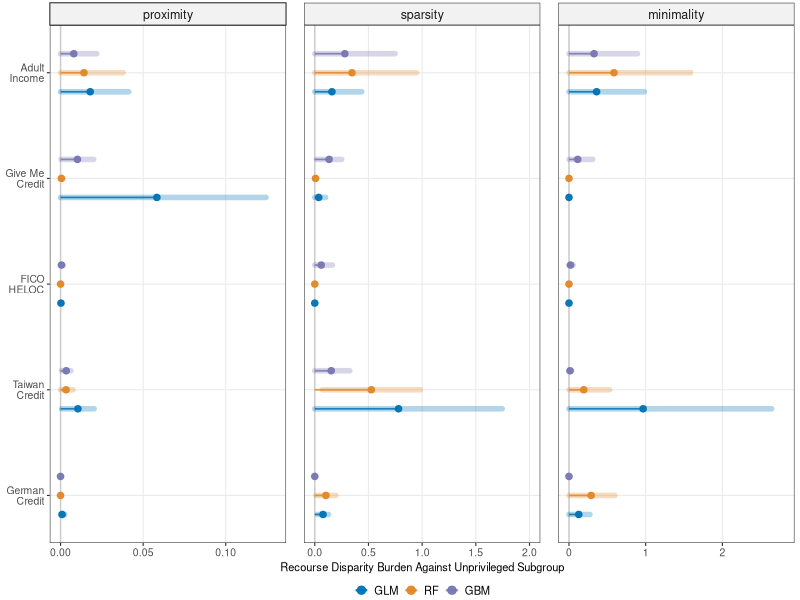
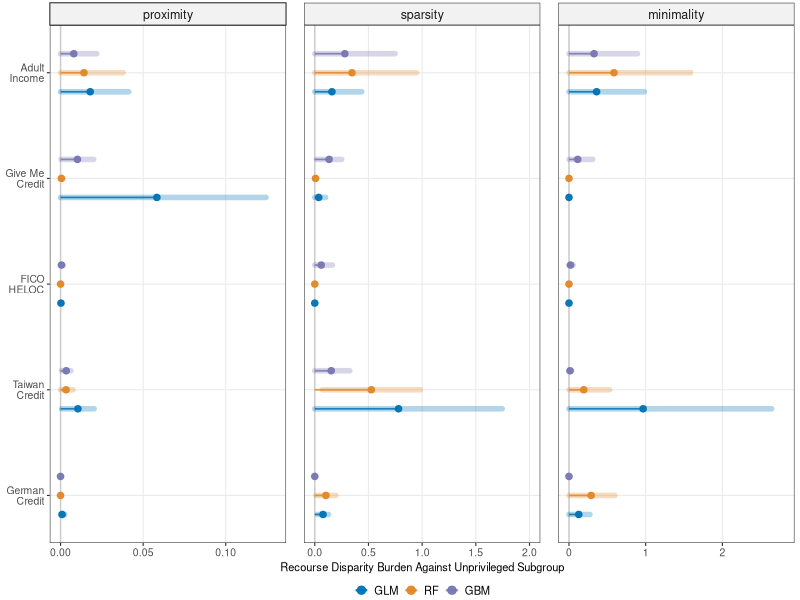
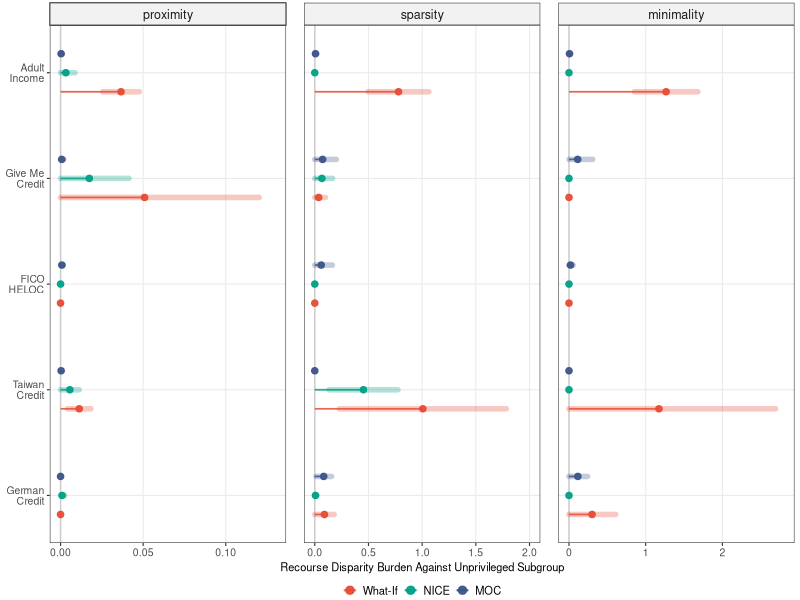
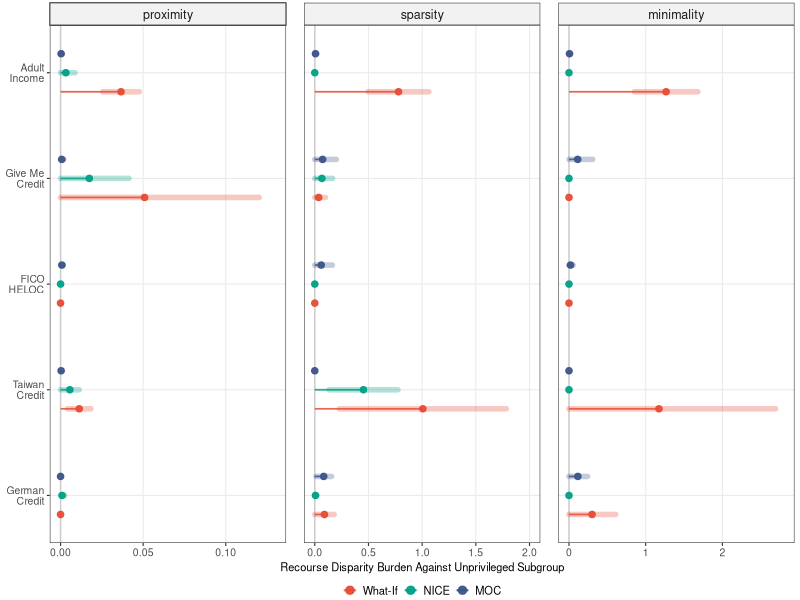
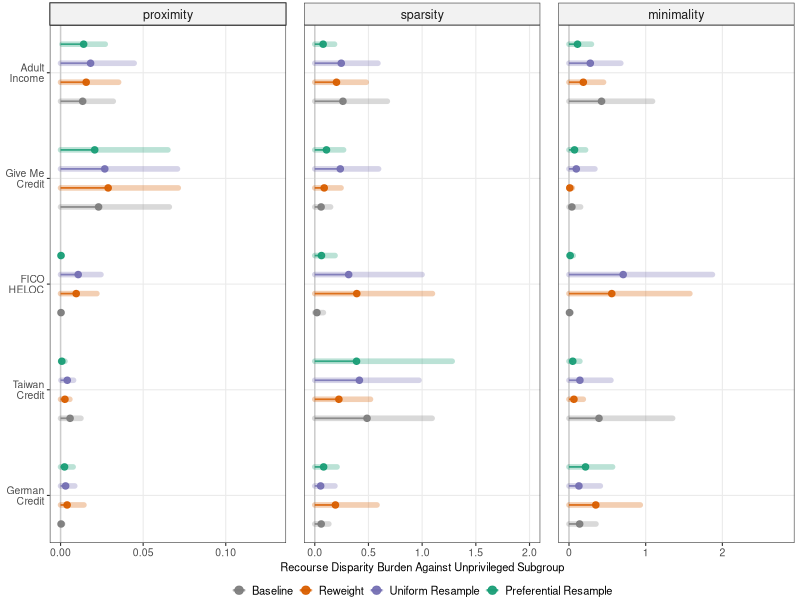
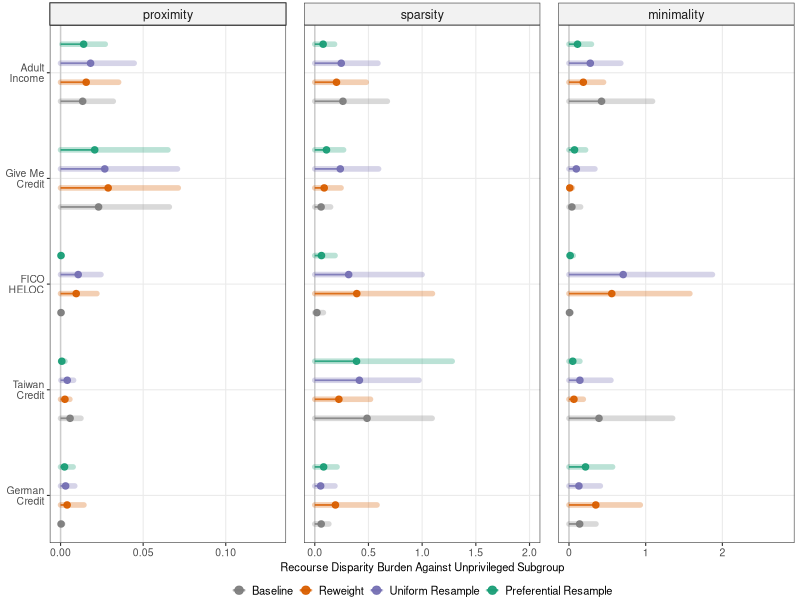

Recreate these plots in R, in order.
# generate_all_figures_5datasets_wide.R
library(ggplot2)
library(dplyr)
library(tidyr)

dset_order <- c('German\nCredit', 'Taiwan\nCredit', 'FICO\nHELOC', 'Give Me\nCredit', 'Adult\nIncome')

df5 <- read.csv('results/counterfactual_fairness_evaluation_5metrics_n50.csv')

df5 <- df5 %>%
  mutate(
    Priv_Prox = case_when(
      Dataset == 'german_credit' ~ G1_Proximity,
      Dataset == 'taiwan_credit' ~ G2_Proximity,
      Dataset == 'fico_heloc'    ~ G2_Proximity,
      Dataset == 'gmc'           ~ G1_Proximity,
      Dataset == 'adult'         ~ G1_Proximity
    ),
    Unpriv_Prox = case_when(
      Dataset == 'german_credit' ~ G2_Proximity,
      Dataset == 'taiwan_credit' ~ G1_Proximity,
      Dataset == 'fico_heloc'    ~ G1_Proximity,
      Dataset == 'gmc'           ~ G2_Proximity,
      Dataset == 'adult'         ~ G2_Proximity
    ),
    Priv_Spar = case_when(
      Dataset == 'german_credit' ~ G1_Sparsity,
      Dataset == 'taiwan_credit' ~ G2_Sparsity,
      Dataset == 'fico_heloc'    ~ G2_Sparsity,
      Dataset == 'gmc'           ~ G1_Sparsity,
      Dataset == 'adult'         ~ G1_Sparsity
    ),
    Unpriv_Spar = case_when(
      Dataset == 'german_credit' ~ G2_Sparsity,
      Dataset == 'taiwan_credit' ~ G1_Sparsity,
      Dataset == 'fico_heloc'    ~ G1_Sparsity,
      Dataset == 'gmc'           ~ G2_Sparsity,
      Dataset == 'adult'         ~ G2_Sparsity
    ),
    Priv_Mini = case_when(
      Dataset == 'german_credit' ~ G1_Minimality,
      Dataset == 'taiwan_credit' ~ G2_Minimality,
      Dataset == 'fico_heloc'    ~ G2_Minimality,
      Dataset == 'gmc'           ~ G1_Minimality,
      Dataset == 'adult'         ~ G1_Minimality
    ),
    Unpriv_Mini = case_when(
      Dataset == 'german_credit' ~ G2_Minimality,
      Dataset == 'taiwan_credit' ~ G1_Minimality,
      Dataset == 'fico_heloc'    ~ G1_Minimality,
      Dataset == 'gmc'           ~ G2_Minimality,
      Dataset == 'adult'         ~ G2_Minimality
    ),
    Gap_Prox = pmax(0, Unpriv_Prox - Priv_Prox),
    Gap_Spar = pmax(0, Unpriv_Spar - Priv_Spar),
    Gap_Mini = pmax(0, Unpriv_Mini - Priv_Mini)
  )

metric_levels_lower <- c('proximity', 'sparsity', 'minimality')

# Global x-axis range dummy dataset to enforce exact identical x scales across Fig 2, 3, 4
dummy_scales <- data.frame(
  Metric = factor(c('proximity', 'proximity', 'sparsity', 'sparsity', 'minimality', 'minimality'),
                  levels = metric_levels_lower),
  x_val = c(0, 0.13, 0, 2.0, 0, 2.8),
  y_coord = c(1, 1, 1, 1, 1, 1)
)

# =============================================================
# FIGURE 1 (Paper Figure 2): Models across 5 datasets
# =============================================================
df_rq1 <- df5 %>%
  mutate(
    Model = ifelse(Model == 'Random_Forest', 'RF', Model),
    Dataset_Label = factor(case_when(
      Dataset == 'german_credit' ~ 'German\nCredit',
      Dataset == 'taiwan_credit' ~ 'Taiwan\nCredit',
      Dataset == 'fico_heloc'    ~ 'FICO\nHELOC',
      Dataset == 'gmc'           ~ 'Give Me\nCredit',
      Dataset == 'adult'         ~ 'Adult\nIncome'
    ), levels = dset_order),
    Model_Label = factor(Model, levels = c('GLM', 'RF', 'GBM'))
  )

stats1 <- df_rq1 %>%
  pivot_longer(cols = c(Gap_Prox, Gap_Spar, Gap_Mini),
               names_to = 'Metric', values_to = 'Val') %>%
  mutate(Metric = factor(case_when(
    Metric == 'Gap_Prox' ~ 'proximity',
    Metric == 'Gap_Spar' ~ 'sparsity',
    Metric == 'Gap_Mini' ~ 'minimality'
  ), levels = metric_levels_lower)) %>%
  group_by(Dataset_Label, Model_Label, Metric) %>%
  summarise(
    Mean = mean(Val, na.rm = TRUE),
    SD = sd(Val, na.rm = TRUE),
    .groups = 'drop'
  ) %>%
  mutate(
    SD = ifelse(is.na(SD), 0, SD),
    xmin_sd = pmax(0, Mean - SD),
    xmax_sd = Mean + SD,
    has_band = Mean > 0
  )

plot_data1 <- stats1
model_offsets <- c('GLM' = -0.18, 'RF' = 0.00, 'GBM' = 0.18)
plot_data1$dset_num <- as.numeric(plot_data1$Dataset_Label)
plot_data1$y_coord <- plot_data1$dset_num + model_offsets[as.character(plot_data1$Model_Label)]

palette_model_nejm <- c('GLM' = '#0072B5', 'RF' = '#E18727', 'GBM' = '#7876B1')

p1 <- ggplot() +
  geom_vline(xintercept = 0, linetype = 'solid', color = 'grey80', linewidth = 0.5) +
  geom_blank(data = dummy_scales, aes(x = x_val, y = y_coord)) +
  geom_segment(data = filter(plot_data1, has_band),
               aes(x = xmin_sd, xend = xmax_sd, y = y_coord, yend = y_coord, color = Model_Label),
               linewidth = 1.9, lineend = 'round', alpha = 0.30) +
  geom_segment(data = plot_data1, 
               aes(x = 0, xend = Mean, y = y_coord, yend = y_coord, color = Model_Label),
               linewidth = 0.60, alpha = 0.85) +
  geom_point(data = plot_data1, 
             aes(x = Mean, y = y_coord, color = Model_Label), 
             size = 1.9, alpha = 0.95) +
  facet_wrap(~ Metric, scales = 'free_x') +
  scale_y_continuous(breaks = 1:5, labels = levels(plot_data1$Dataset_Label),
                     limits = c(0.55, 5.45), expand = c(0, 0)) +
  scale_color_manual(values = palette_model_nejm,
                     guide = guide_legend(override.aes = list(size = 2.5, linewidth = 0.8))) +
  labs(x = 'Recourse Disparity Burden Against Unprivileged Subgroup', y = NULL) +
  theme_bw(base_size = 8.5) +
  theme(
    legend.position = 'bottom',
    legend.title = element_blank(),
    legend.text = element_text(size = 8, face = 'plain'),
    legend.key.size = unit(0.70, 'lines'),
    legend.margin = margin(t = -2, b = 0),
    strip.text = element_text(size = 9, face = 'plain'),
    strip.background = element_rect(fill = 'grey95'),
    panel.spacing.x = unit(0.9, 'lines'),
    axis.title.x = element_text(face = 'plain', size = 8),
    axis.text = element_text(face = 'plain', size = 7.5),
    axis.text.y = element_text(face = 'plain', size = 7.5, lineheight = 0.85),
    panel.grid.minor = element_blank(),
    plot.margin = margin(t = 2, r = 4, b = 2, l = 4)
  )

ggsave('figures/fig_rq1_model_recourse_gaps.pdf', p1, width = 6.8, height = 2.45)
ggsave('figures/fig_rq1_model_recourse_gaps.png', p1, width = 6.8, height = 2.45, dpi = 300)
cat('Figure 2 saved.\n')

# =============================================================
# FIGURE 2 (Paper Figure 3): CE Methods across 5 datasets
# =============================================================
df_rq2 <- df5 %>%
  mutate(
    CE_Method = ifelse(CE_Method == 'WhatIf', 'What-If', CE_Method),
    Dataset_Label = factor(case_when(
      Dataset == 'german_credit' ~ 'German\nCredit',
      Dataset == 'taiwan_credit' ~ 'Taiwan\nCredit',
      Dataset == 'fico_heloc'    ~ 'FICO\nHELOC',
      Dataset == 'gmc'           ~ 'Give Me\nCredit',
      Dataset == 'adult'         ~ 'Adult\nIncome'
    ), levels = dset_order),
    CE_Label = factor(CE_Method, levels = c('What-If', 'NICE', 'MOC'))
  )

stats2 <- df_rq2 %>%
  pivot_longer(cols = c(Gap_Prox, Gap_Spar, Gap_Mini),
               names_to = 'Metric', values_to = 'Val') %>%
  mutate(Metric = factor(case_when(
    Metric == 'Gap_Prox' ~ 'proximity',
    Metric == 'Gap_Spar' ~ 'sparsity',
    Metric == 'Gap_Mini' ~ 'minimality'
  ), levels = metric_levels_lower)) %>%
  group_by(Dataset_Label, CE_Label, Metric) %>%
  summarise(
    Mean = mean(Val, na.rm = TRUE),
    SD = sd(Val, na.rm = TRUE),
    .groups = 'drop'
  ) %>%
  mutate(
    SD = ifelse(is.na(SD), 0, SD),
    xmin_sd = pmax(0, Mean - SD),
    xmax_sd = Mean + SD,
    has_band = Mean > 0
  )

plot_data2 <- stats2
ce_offsets <- c('What-If' = -0.18, 'NICE' = 0.00, 'MOC' = 0.18)
plot_data2$dset_num <- as.numeric(plot_data2$Dataset_Label)
plot_data2$y_coord <- plot_data2$dset_num + ce_offsets[as.character(plot_data2$CE_Label)]

palette_ce_npg <- c('What-If' = '#E64B35', 'NICE' = '#00A087', 'MOC' = '#3C5488')

p2 <- ggplot() +
  geom_vline(xintercept = 0, linetype = 'solid', color = 'grey80', linewidth = 0.5) +
  geom_blank(data = dummy_scales, aes(x = x_val, y = y_coord)) +
  geom_segment(data = filter(plot_data2, has_band),
               aes(x = xmin_sd, xend = xmax_sd, y = y_coord, yend = y_coord, color = CE_Label),
               linewidth = 1.9, lineend = 'round', alpha = 0.30) +
  geom_segment(data = plot_data2, 
               aes(x = 0, xend = Mean, y = y_coord, yend = y_coord, color = CE_Label),
               linewidth = 0.60, alpha = 0.85) +
  geom_point(data = plot_data2, 
             aes(x = Mean, y = y_coord, color = CE_Label), 
             size = 1.9, alpha = 0.95) +
  facet_wrap(~ Metric, scales = 'free_x') +
  scale_y_continuous(breaks = 1:5, labels = levels(plot_data2$Dataset_Label),
                     limits = c(0.55, 5.45), expand = c(0, 0)) +
  scale_color_manual(values = palette_ce_npg,
                     guide = guide_legend(override.aes = list(size = 2.5, linewidth = 0.8))) +
  labs(x = 'Recourse Disparity Burden Against Unprivileged Subgroup', y = NULL) +
  theme_bw(base_size = 8.5) +
  theme(
    legend.position = 'bottom',
    legend.title = element_blank(),
    legend.text = element_text(size = 8, face = 'plain'),
    legend.key.size = unit(0.70, 'lines'),
    legend.margin = margin(t = -2, b = 0),
    strip.text = element_text(size = 9, face = 'plain'),
    strip.background = element_rect(fill = 'grey95'),
    panel.spacing.x = unit(0.9, 'lines'),
    axis.title.x = element_text(face = 'plain', size = 8),
    axis.text = element_text(face = 'plain', size = 7.5),
    axis.text.y = element_text(face = 'plain', size = 7.5, lineheight = 0.85),
    panel.grid.minor = element_blank(),
    plot.margin = margin(t = 2, r = 4, b = 2, l = 4)
  )

ggsave('figures/fig_rq2_methods_lollipop.pdf', p2, width = 6.8, height = 2.45)
ggsave('figures/fig_rq2_methods_lollipop.png', p2, width = 6.8, height = 2.45, dpi = 300)
cat('Figure 3 saved.\n')

# =============================================================
# FIGURE 3 (Paper Figure 4): Mitigations across 5 datasets (All 3 CE Methods: What-If, NICE, MOC)
# =============================================================
df_mit <- read.csv('results/mitigated_counterfactual_fairness_evaluation_n50.csv')
df_base <- read.csv('results/counterfactual_fairness_evaluation_5metrics_n50.csv') %>%
  mutate(Mitigation = 'baseline')

df_rq3_raw <- bind_rows(df_base, df_mit) %>%
  mutate(
    Priv_Prox = case_when(
      Dataset == 'german_credit' ~ G1_Proximity,
      Dataset == 'taiwan_credit' ~ G2_Proximity,
      Dataset == 'fico_heloc'    ~ G2_Proximity,
      Dataset == 'gmc'           ~ G1_Proximity,
      Dataset == 'adult'         ~ G1_Proximity
    ),
    Unpriv_Prox = case_when(
      Dataset == 'german_credit' ~ G2_Proximity,
      Dataset == 'taiwan_credit' ~ G1_Proximity,
      Dataset == 'fico_heloc'    ~ G1_Proximity,
      Dataset == 'gmc'           ~ G2_Proximity,
      Dataset == 'adult'         ~ G2_Proximity
    ),
    Priv_Spar = case_when(
      Dataset == 'german_credit' ~ G1_Sparsity,
      Dataset == 'taiwan_credit' ~ G2_Sparsity,
      Dataset == 'fico_heloc'    ~ G2_Sparsity,
      Dataset == 'gmc'           ~ G1_Sparsity,
      Dataset == 'adult'         ~ G1_Sparsity
    ),
    Unpriv_Spar = case_when(
      Dataset == 'german_credit' ~ G2_Sparsity,
      Dataset == 'taiwan_credit' ~ G1_Sparsity,
      Dataset == 'fico_heloc'    ~ G1_Sparsity,
      Dataset == 'gmc'           ~ G2_Sparsity,
      Dataset == 'adult'         ~ G2_Sparsity
    ),
    Priv_Mini = case_when(
      Dataset == 'german_credit' ~ G1_Minimality,
      Dataset == 'taiwan_credit' ~ G2_Minimality,
      Dataset == 'fico_heloc'    ~ G2_Minimality,
      Dataset == 'gmc'           ~ G1_Minimality,
      Dataset == 'adult'         ~ G1_Minimality
    ),
    Unpriv_Mini = case_when(
      Dataset == 'german_credit' ~ G2_Minimality,
      Dataset == 'taiwan_credit' ~ G1_Minimality,
      Dataset == 'fico_heloc'    ~ G1_Minimality,
      Dataset == 'gmc'           ~ G2_Minimality,
      Dataset == 'adult'         ~ G2_Minimality
    ),
    Gap_Prox = pmax(0, Unpriv_Prox - Priv_Prox),
    Gap_Spar = pmax(0, Unpriv_Spar - Priv_Spar),
    Gap_Mini = pmax(0, Unpriv_Mini - Priv_Mini)
  )

df_rq3 <- df_rq3_raw %>%
  mutate(
    Dataset_Label = factor(case_when(
      Dataset == 'german_credit' ~ 'German\nCredit',
      Dataset == 'taiwan_credit' ~ 'Taiwan\nCredit',
      Dataset == 'fico_heloc'    ~ 'FICO\nHELOC',
      Dataset == 'gmc'           ~ 'Give Me\nCredit',
      Dataset == 'adult'         ~ 'Adult\nIncome'
    ), levels = dset_order),
    Mitigation_Label = factor(case_when(
      Mitigation == 'baseline' ~ 'Baseline',
      Mitigation == 'reweight' ~ 'Reweight',
      Mitigation == 'resample_uniform' ~ 'Uniform Resample',
      Mitigation == 'resample_preferential' ~ 'Preferential Resample'
    ), levels = c('Baseline', 'Reweight', 'Uniform Resample', 'Preferential Resample'))
  )

stats3 <- df_rq3 %>%
  pivot_longer(cols = c(Gap_Prox, Gap_Spar, Gap_Mini),
               names_to = 'Metric', values_to = 'Val') %>%
  mutate(Metric = factor(case_when(
    Metric == 'Gap_Prox' ~ 'proximity',
    Metric == 'Gap_Spar' ~ 'sparsity',
    Metric == 'Gap_Mini' ~ 'minimality'
  ), levels = metric_levels_lower)) %>%
  group_by(Dataset_Label, Mitigation_Label, Metric) %>%
  summarise(
    Mean = mean(Val, na.rm = TRUE),
    SD = sd(Val, na.rm = TRUE),
    .groups = 'drop'
  ) %>%
  mutate(
    SD = ifelse(is.na(SD), 0, SD),
    xmin_sd = pmax(0, Mean - SD),
    xmax_sd = Mean + SD,
    has_band = Mean > 0
  )

plot_data3 <- stats3
mit_offsets <- c('Baseline' = -0.27, 'Reweight' = -0.09, 'Uniform Resample' = 0.09, 'Preferential Resample' = 0.27)
plot_data3$dset_num <- as.numeric(plot_data3$Dataset_Label)
plot_data3$y_coord <- plot_data3$dset_num + mit_offsets[as.character(plot_data3$Mitigation_Label)]

palette_mit <- c(
  'Baseline' = '#7F7F7F',
  'Reweight' = '#D95F02',
  'Uniform Resample' = '#7570B3',
  'Preferential Resample' = '#1B9E77'
)

p3 <- ggplot() +
  geom_vline(xintercept = 0, linetype = 'solid', color = 'grey80', linewidth = 0.5) +
  geom_blank(data = dummy_scales, aes(x = x_val, y = y_coord)) +
  geom_segment(data = filter(plot_data3, has_band),
               aes(x = xmin_sd, xend = xmax_sd, y = y_coord, yend = y_coord, color = Mitigation_Label),
               linewidth = 1.9, lineend = 'round', alpha = 0.30) +
  geom_segment(data = plot_data3, 
               aes(x = 0, xend = Mean, y = y_coord, yend = y_coord, color = Mitigation_Label),
               linewidth = 0.60, alpha = 0.85) +
  geom_point(data = plot_data3, 
             aes(x = Mean, y = y_coord, color = Mitigation_Label), 
             size = 1.9, alpha = 0.95) +
  facet_wrap(~ Metric, scales = 'free_x') +
  scale_y_continuous(breaks = 1:5, labels = levels(plot_data3$Dataset_Label),
                     limits = c(0.55, 5.45), expand = c(0, 0)) +
  scale_color_manual(values = palette_mit,
                     guide = guide_legend(override.aes = list(size = 2.5, linewidth = 0.8))) +
  labs(x = 'Recourse Disparity Burden Against Unprivileged Subgroup', y = NULL) +
  theme_bw(base_size = 8.5) +
  theme(
    legend.position = 'bottom',
    legend.title = element_blank(),
    legend.text = element_text(size = 8, face = 'plain'),
    legend.key.size = unit(0.70, 'lines'),
    legend.margin = margin(t = -2, b = 0),
    strip.text = element_text(size = 9, face = 'plain'),
    strip.background = element_rect(fill = 'grey95'),
    panel.spacing.x = unit(0.9, 'lines'),
    axis.title.x = element_text(face = 'plain', size = 8),
    axis.text = element_text(face = 'plain', size = 7.5),
    axis.text.y = element_text(face = 'plain', size = 7.5, lineheight = 0.85),
    panel.grid.minor = element_blank(),
    plot.margin = margin(t = 2, r = 4, b = 2, l = 4)
  )

ggsave('figures/fig_rq3_mitigation_gaps.pdf', p3, width = 6.8, height = 2.45)
ggsave('figures/fig_rq3_mitigation_gaps.png', p3, width = 6.8, height = 2.45, dpi = 300)
cat('Figure 4 saved.\n')
